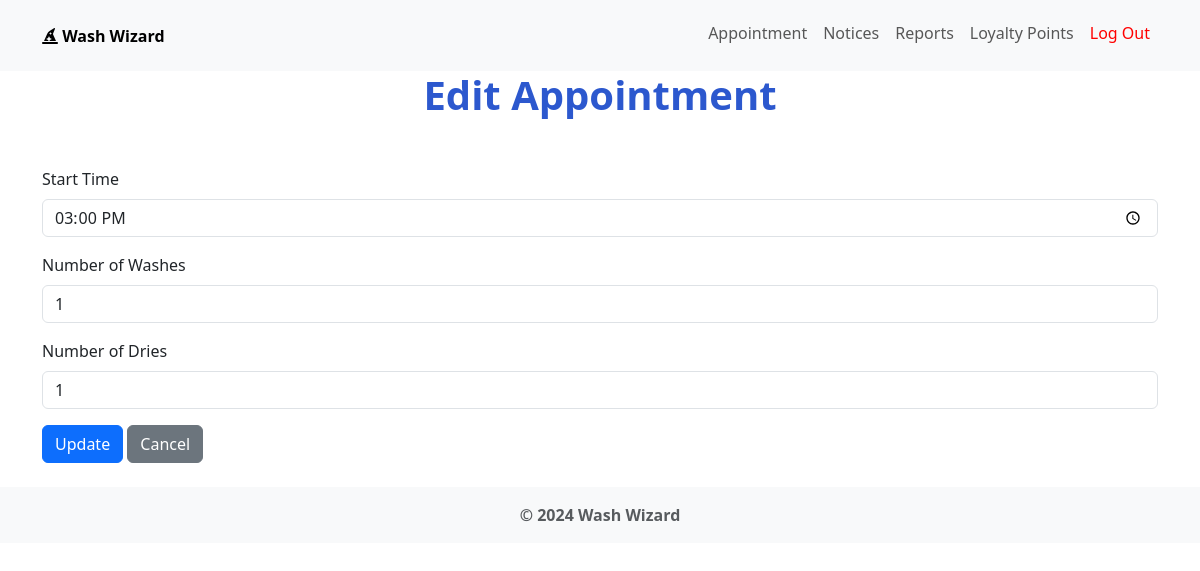
Before: /appointments/1/edit (signed in) with the older database file.
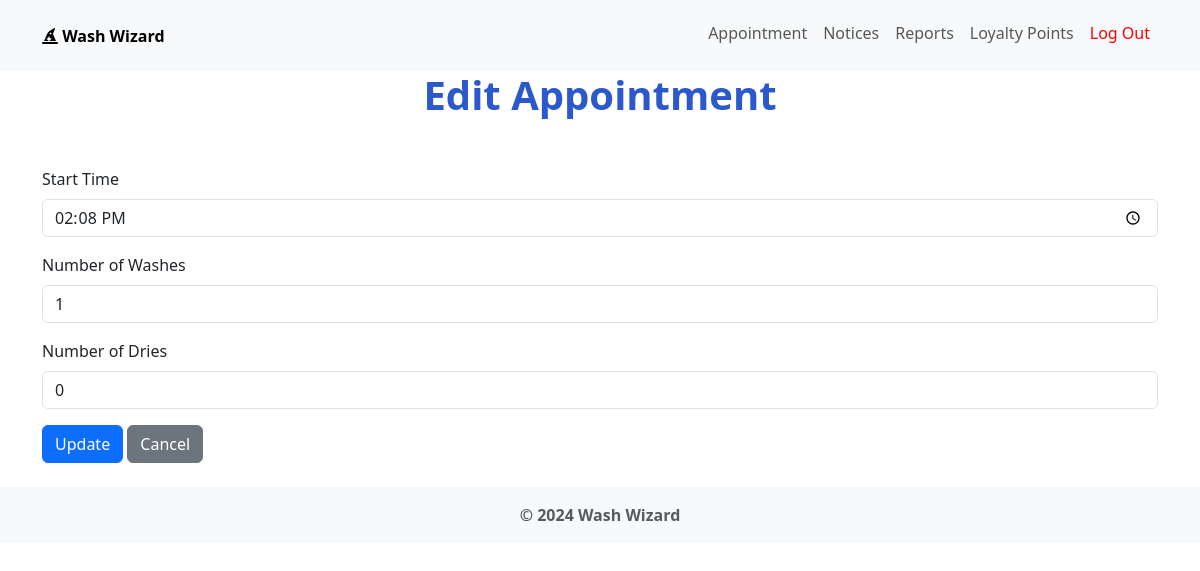
After: the same page with the newer database file.
### app/models/appointment.py (models this page shows, shortened)
class Appointment(db.Model):
    id = db.Column(db.Integer, primary_key=True)
    account_id = db.Column(db.Integer, db.ForeignKey('account.id'), nullable=False)
    start_time = db.Column(db.DateTime, nullable=False)
    end_time = db.Column(db.DateTime, nullable=False)
    washes = db.Column(db.Integer, nullable=False)
    dries = db.Column(db.Integer, nullable=False)
    completed = db.Column(db.Boolean, default=False)
    account = db.relationship("Account", backref=db.backref("appointments", lazy=True))

### app/controllers/appointment_controller.py (the view, shortened to what this page needs)
@appointment_bp.route("/<int:id>/edit", methods=("GET", "POST"))
@login_required
def edit_appointment(id):
    appointment = Appointment.query.get(id)
    if appointment.account_id != session.get('user_id'):
        flash("You are not authorized to edit this appointment.")
        return redirect(url_for("index"))
    return render_template("appointment/edit.html", appointment=appointment)

### app/controllers/authentication_controller.py (called while the page is built)
@auth_bp.before_app_request
def load_logged_in_user():
    account_id = session.get('user_id')
    if account_id is None:
        g.user = None
    else:
        g.user = Account.query.get(account_id)

def login_required(view):
    @functools.wraps(view)
    def wrapped_view(**kwargs):
        if g.user is None:
            flash("Must be logged in.")
            return redirect(url_for('auth.login'))
        return view(**kwargs)
    return wrapped_view

### app/templates/appointment/edit.html (shortened to what this page needs)
{% extends 'layout.html' %}
{% block header %}
    <h1 class="text-center">Edit Appointment</h1>
{% endblock %}
{% block content %}
    <form action="" method="POST" class="mt-4">
        <div class="mb-3">
            <label for="start_time" class="form-label">Start Time</label>
            <input type="time" id="start_time" name="start_time" class="form-control" value="{{ appointment.start_time.strftime('%H:%M') }}" required>
        </div>
        <div class="mb-3">
            <label for="washes" class="form-label">Number of Washes</label>
            <input type="number" id="washes" name="washes" class="form-control" value="{{ appointment.washes }}" min="1" required>
        </div>
        <div class="mb-3">
            <label for="dries" class="form-label">Number of Dries</label>
            <input type="number" id="dries" name="dries" class="form-control" value="{{ appointment.dries }}" min="1" required>
        </div>
        <button type="submit" class="btn btn-primary confirm-submit">Update</button>
        <a href="{{ url_for('homepage.index') }}" class="btn btn-secondary">Cancel</a>
    </form>
{% endblock %}

Changed rows visible on the page:
changed Appointment: start_time "15:00" → "14:08"; dries "1" → "0"
